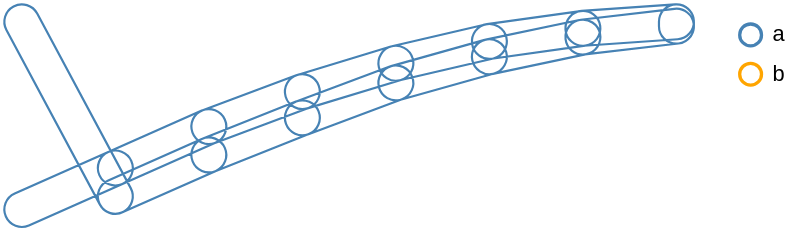

Here is the Vega-Lite specification saved for this chart:
### Vega specification from a JSON file in a GitHub repository (floating-point values rounded to 4 significant figures)
{"$schema": "https://vega.github.io/schema/vega/v5.json", "width": 300, "height": 100, "padding": 0, "autosize": "pad", "config": {"trail": {"size": 16}}, "data": [{"name": "table", "values": [{"z": "a", "x": 0, "y": 1}, {"z": "a", "x": 1, "y": 0.2}, {"z": "a", "x": 2, "y": 0.39}, {"z": "a", "x": 3, "y": 0.56}, {"z": "a", "x": 4, "y": 0.72}, {"z": "a", "x": 5, "y": 0.84}, {"z": "a", "x": 6, "y": 0.93}, {"z": "a", "x": 7, "y": 0.98}, {"z": "b", "x": 7, "y": 1}, {"z": "b", "x": 6, "y": 0.97}, {"z": "b", "x": 5, "y": 0.91}, {"z": "b", "x": 4, "y": 0.81}, {"z": "b", "x": 3, "y": 0.68}, {"z": "b", "x": 2, "y": 0.52}, {"z": "b", "x": 1, "y": 0.33}, {"z": "b", "x": 0, "y": 0.14}]}], "scales": [{"name": "x", "type": "linear", "range": "width", "domain": [0, 7]}, {"name": "y", "type": "linear", "range": "height", "domain": [0, 1]}, {"name": "c", "type": "ordinal", "domain": ["a", "b"], "range": ["steelblue", "orange"]}], "marks": [{"name": "pathgroup", "type": "group", "marks": [{"type": "trail", "from": {"data": "table"}, "encode": {"enter": {"x": {"scale": "x", "field": "x"}, "y": {"scale": "y", "field": "y"}, "stroke": {"scale": "c", "field": "z"}, "size": {"value": 16}}}}]}], "legends": [{"stroke": "c", "orient": "right"}]}
